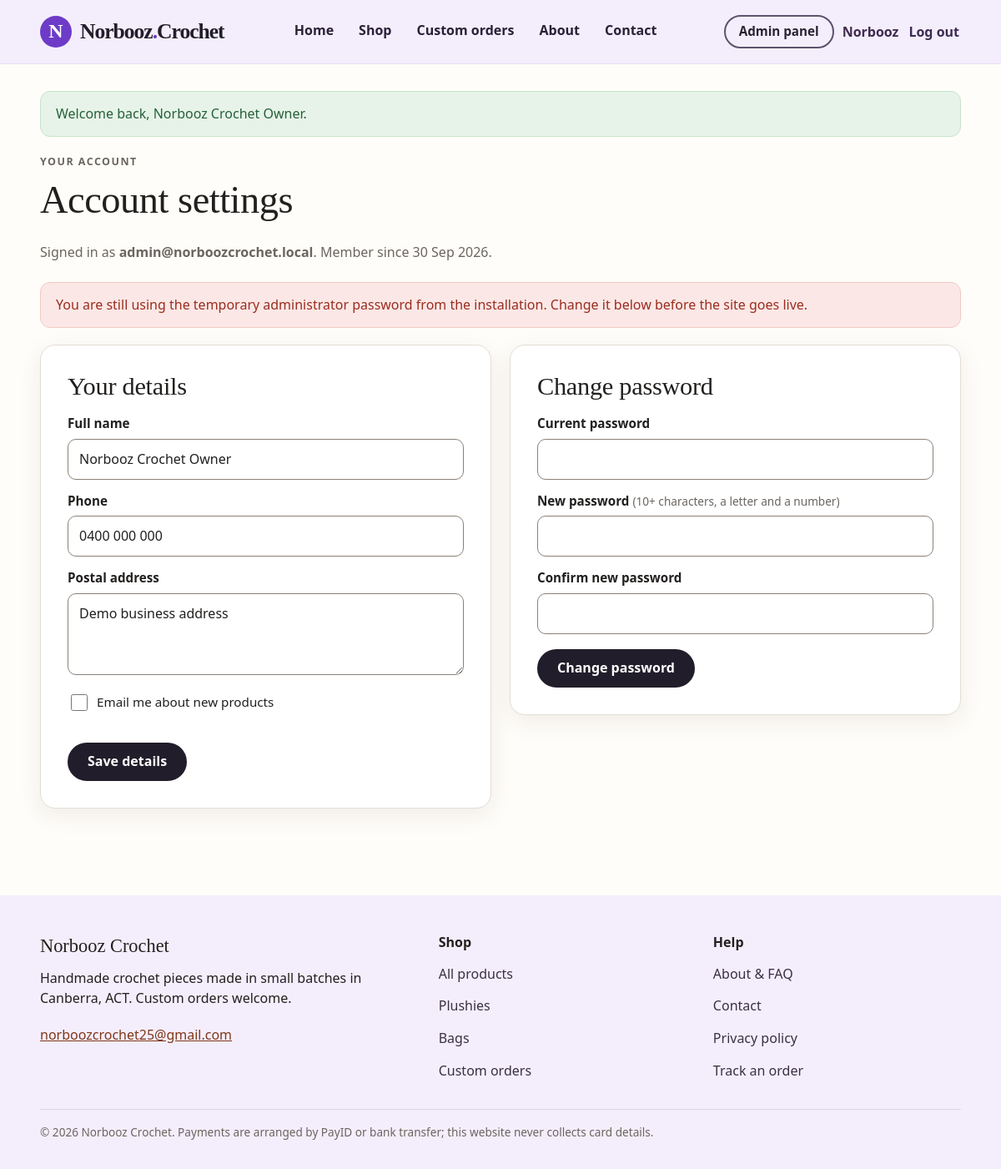
Page /account.php (signed in) on the earlier database version.
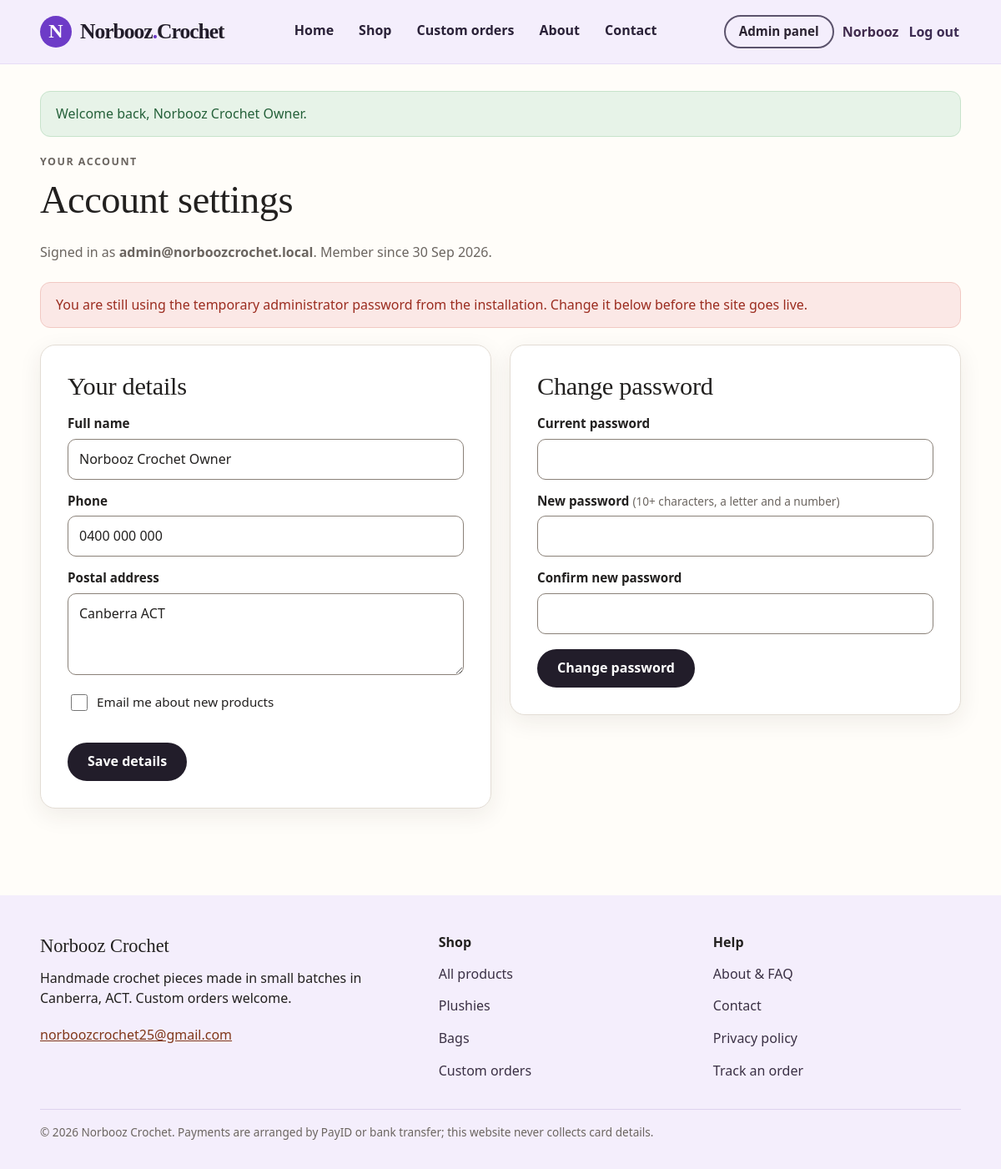
Same page on the later database version.
### tables this page shows
CREATE TABLE users (
    user_id INT UNSIGNED AUTO_INCREMENT PRIMARY KEY,
    full_name VARCHAR(100) NOT NULL,
    email VARCHAR(190) NOT NULL UNIQUE,
    password_hash VARCHAR(255) NOT NULL,
    phone VARCHAR(30) NOT NULL,
    address VARCHAR(255) NOT NULL,
    role ENUM('customer','admin') NOT NULL DEFAULT 'customer',
    marketing_opt_in TINYINT(1) NOT NULL DEFAULT 0,
    password_changed_at DATETIME NULL,
    is_deleted TINYINT(1) NOT NULL DEFAULT 0,
    created_at TIMESTAMP NOT NULL DEFAULT CURRENT_TIMESTAMP
);

### account.php (the view, shortened to what the changed rows need)
<?php
require_once __DIR__ . '/config/functions.php';
$user = current_user();
$pdo = db();
$load = $pdo->prepare('SELECT user_id, full_name, email, phone, address, role, marketing_opt_in, password_hash, password_changed_at, created_at FROM users WHERE user_id = ?');
$load->execute([$user['user_id']]);
$account = $load->fetch();
page_header('My account');
?>
<section class="page-heading">
    <p class="eyebrow">Your account</p>
    <h1>Account settings</h1>
    <p>Signed in as <strong><?= e($account['email']) ?></strong>. Member since <?= e(format_date($account['created_at'], false)) ?>.</p>
</section>
<div class="account-grid">
    <section class="form-card" aria-labelledby="profile-heading">
        <h2 id="profile-heading">Your details</h2>
        <form method="post">
            <label for="full_name">Full name</label>
            <input id="full_name" name="full_name" maxlength="100" value="<?= e($account['full_name']) ?>" autocomplete="name" required>
            <label for="phone">Phone</label>
            <input id="phone" type="tel" name="phone" maxlength="20" value="<?= e($account['phone']) ?>" autocomplete="tel" required>
            <label for="address">Postal address</label>
            <textarea id="address" name="address" rows="3" maxlength="255" autocomplete="street-address"><?= e($account['address']) ?></textarea>
            <label class="checkbox"><input type="checkbox" name="marketing" value="1" <?= (int)$account['marketing_opt_in'] ? 'checked' : '' ?>> Email me about new products</label>
            <button class="button" type="submit">Save details</button>
        </form>
    </section>
    <section class="form-card" aria-labelledby="password-heading">
        <h2 id="password-heading">Change password</h2>
    </section>
</div>
<?php page_footer(); ?>

### config/functions.php (shortened to what the changed rows need)
<?php
function e(mixed $value): string
{
    return htmlspecialchars((string)($value ?? ''), ENT_QUOTES | ENT_SUBSTITUTE, 'UTF-8');
}
function url(string $path = ''): string
{
    $base = rtrim(BASE_URL, '/');
    [$file, $query] = array_pad(explode('?', $path, 2), 2, null);
    $file = implode('/', array_map('rawurlencode', explode('/', ltrim($file, '/'))));
    return $base . '/' . $file . ($query !== null ? '?' . $query : '');
}
function current_page(): string
{
    return basename((string)($_SERVER['SCRIPT_NAME'] ?? 'index.php'));
}
function csrf_token(): string
{
    return (string)$_SESSION['csrf_token'];
}
function csrf_input(): string
{
    return '<input type="hidden" name="csrf_token" value="' . e(csrf_token()) . '">';
}
function current_user(): ?array
{
    return [
        'user_id' => (int)$_SESSION['user_id'],
        'full_name' => (string)($_SESSION['full_name'] ?? ''),
        'role' => (string)($_SESSION['role'] ?? 'customer'),
    ];
}
function format_date(?string $value, bool $withTime = true): string
{
    $time = strtotime($value);
    return $time ? date($withTime ? 'j M Y, g:i a' : 'j M Y', $time) : '';
}
function cart(): array
{
    $cart = $_SESSION['cart'] ?? [];
    return is_array($cart) ? $cart : [];
}
function cart_count(): int
{
    return array_sum(array_map('intval', cart()));
}
function page_header(string $title, string $description = ''): void
{
    $user = current_user();
    $count = cart_count();
    $styleVersion = (string)(@filemtime(APP_ROOT . '/assets/css/styles.css') ?: 1);
    echo '<!doctype html><html lang="en-AU"><head><meta charset="utf-8">';
    echo '<link rel="stylesheet" href="' . e(url('assets/css/styles.css?v=' . $styleVersion)) . '">';
    echo '</head><body><a class="skip-link" href="#main">Skip to main content</a>';
    echo '<header class="site-header"><div class="container header-inner">';
    echo '<div class="site-menu" id="site-menu">';
    echo '<nav class="account-nav" aria-label="Account">';
    if ($user && $user['role'] === 'admin') {
        echo '<a class="pill" href="' . e(url('admin.php')) . '">Admin panel</a>';
    } else {
        echo '<a class="cart-link" href="' . e(url('cart.php')) . '"' . (current_page() === 'cart.php' ? ' aria-current="page"' : '') . '>Cart<span class="cart-count" aria-hidden="true">' . $count . '</span><span class="sr-only">, ' . $count . ' item' . ($count === 1 ? '' : 's') . '</span></a>';
    }
    if ($user) {
        echo '<a class="account-link" href="' . e(url('account.php')) . '" title="Account settings">' . e(explode(' ', $user['full_name'])[0] ?: 'Account') . '</a>';
        echo '<form class="inline-form" method="post" action="' . e(url('logout.php')) . '">' . csrf_input() . '<button class="link-button" type="submit">Log out</button></form>';
    } else {
        echo '<a class="pill" href="' . e(url('login.php')) . '">Log in</a>';
        echo '<a class="pill pill-dark" href="' . e(url('register.php')) . '">Register</a>';
    }
    echo '</nav></div></div></header>';
    echo '<main id="main" class="container main-content" tabindex="-1">';
}
function page_footer(): void
{
    echo '</main><footer class="site-footer"><div class="container footer-grid">';
    echo '</div><div class="container footer-bottom"><p>&copy; ' . date('Y') . ' Norbooz Crochet. Payments are arranged by PayID or bank transfer; this website never collects card details.</p></div>';
    echo '</footer></body></html>';
}

Differences in the rows shown:
changed users "Norbooz": address "Demo business address" → "Canberra ACT"
